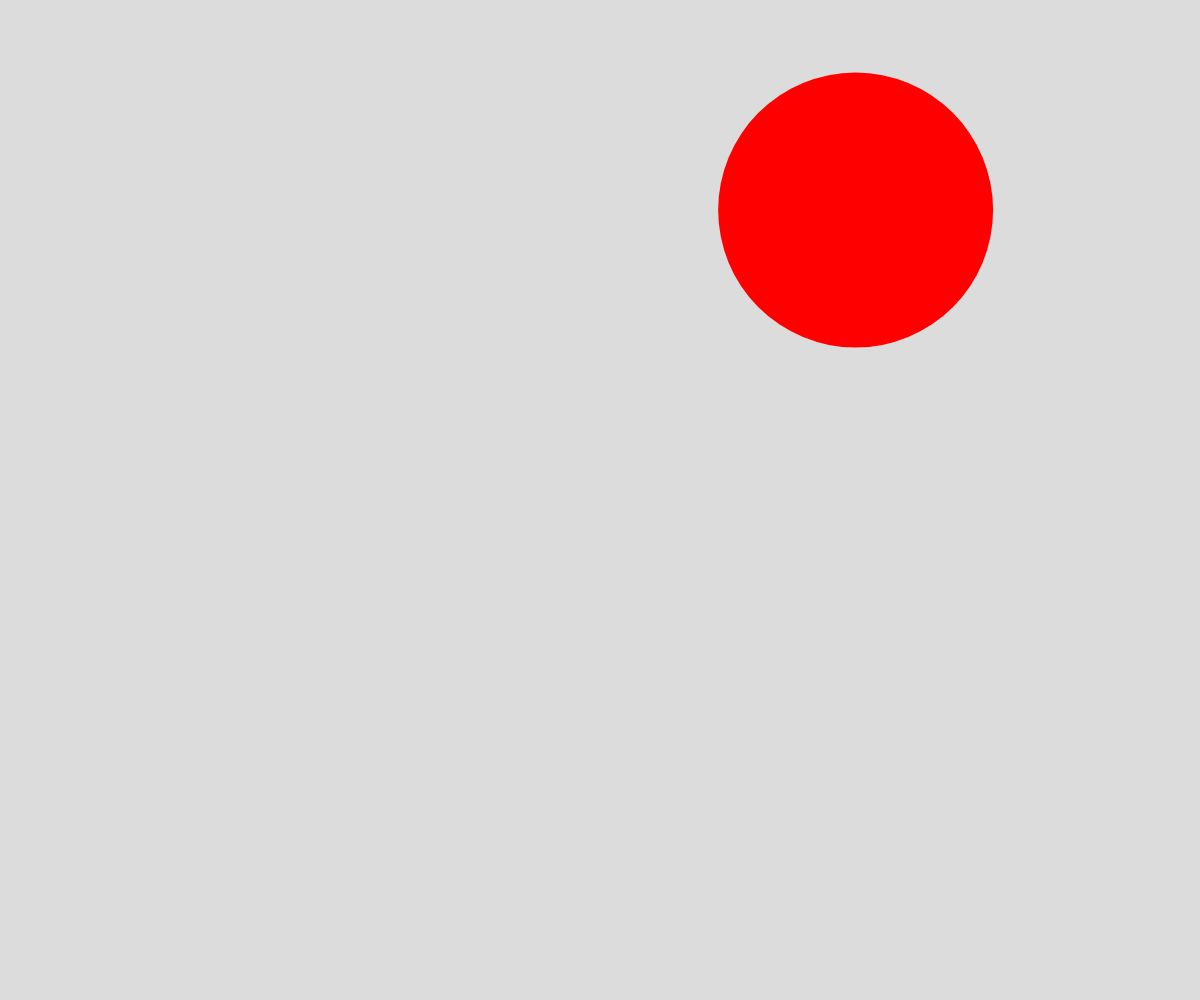
Frame 1 (no input)
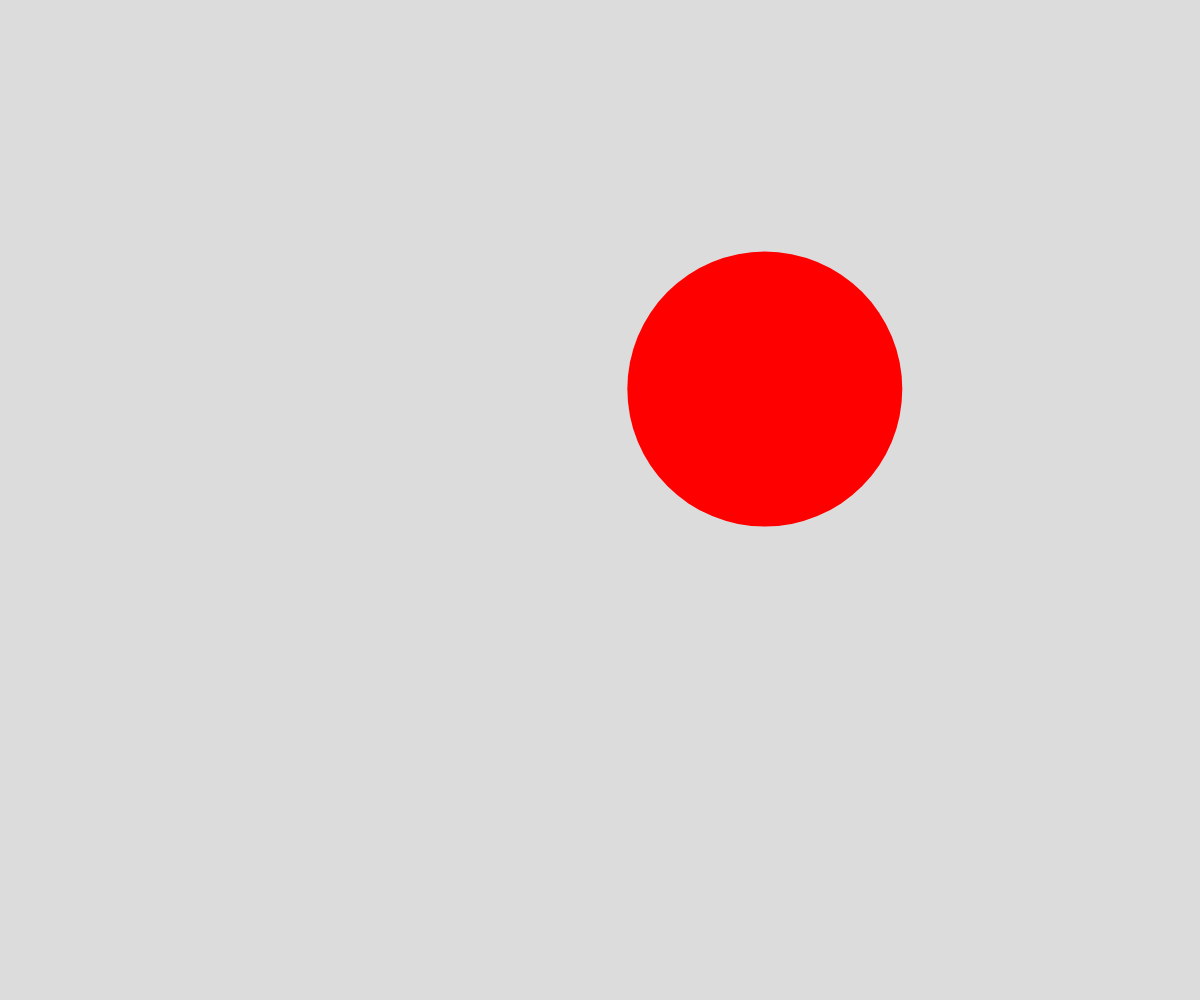
Frame 60 (no input)
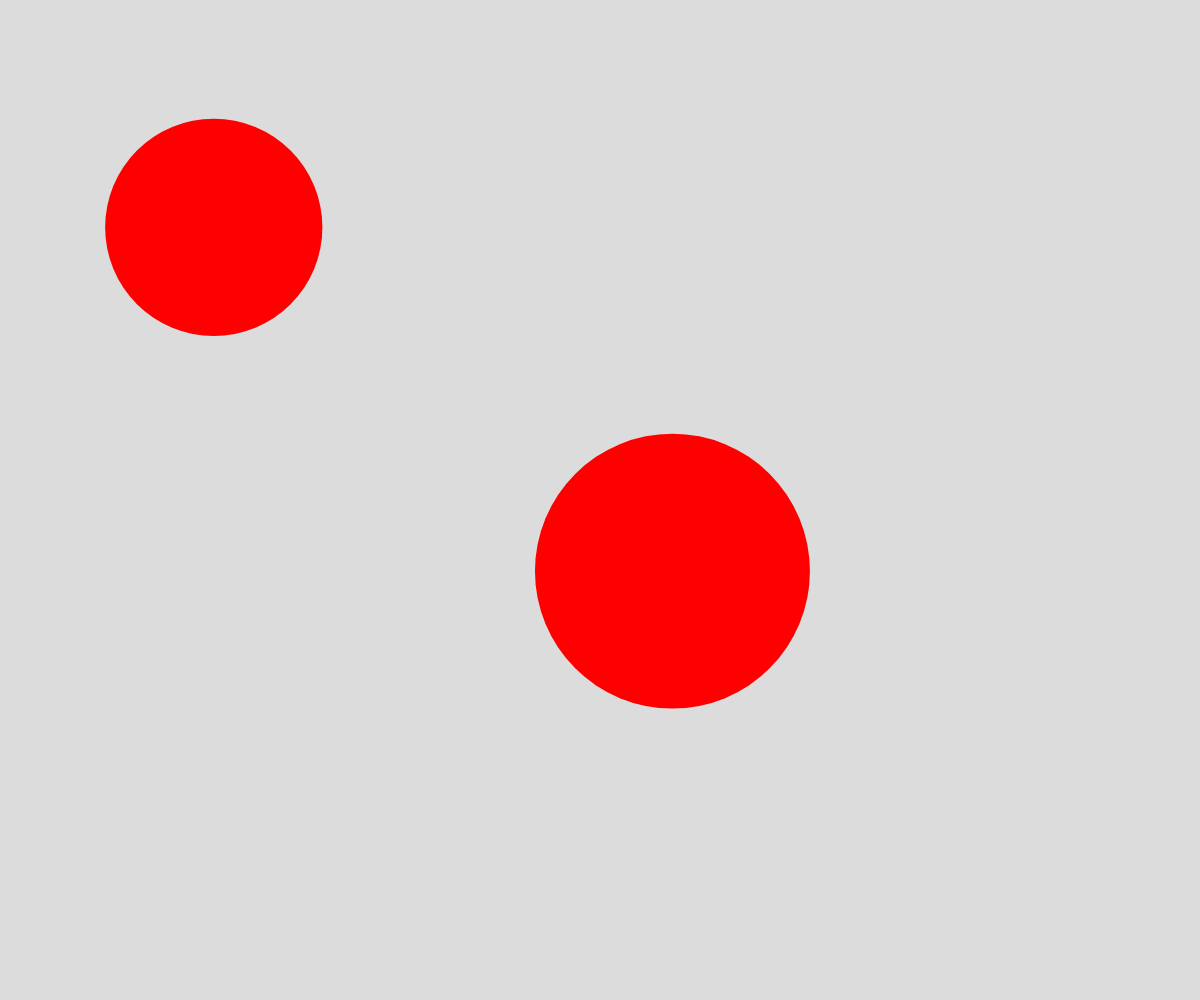
Frame 120 (the mouse pressed at the canvas centre since frame 60)

The p5.js sketch that drew these frames (run headless with seeded random() and noise() and a simulated clock; from frame 60 on, the mouse is pressed at the canvas centre):

// p5.js sketch
// ── sketch.js
//Bouncing Balls Object Demo

let ballArray = [];
let colors = [];
function setup() {
  createCanvas(windowWidth, windowHeight);
  spawnBall();
}

function draw() {
  background(220);
  for (let ball of ballArray) {
    moveBalls(ball);
    displayBalls(ball);
  }

}

function moveBalls(ball) {
  //teleport the ball
  teleeportBall(ball);
  // move the ball
  ball.x += ball.dx;
  ball.y += ball.dy;
  
}

function displayBalls(ball) {
  noStroke();
  fill(255, 0, 0);
  circle(ball.x, ball.y, ball.diameter);
}


function spawnBall() {
  let someBall = {
    x: random(width),
    y: random(height),
    diameter: random(200, 300),
    dx: random(-5, 5),
    dy: random(-5, 5),
  };
  ballArray.push(someBall);
}

function mousePressed() {
  spawnBall();
}

function teleeportBall(ball) {
  if (ball.x - ball.diameter/2   > width) {
    ball.x =  - ball.diameter/2;
  }
  else if (ball.x + ball.diameter/2 < 0) {
    ball.x = width + ball.diameter/2;
  }
  else if (ball.y - ball.diameter/2 > height) {
    ball.y =  - ball.diameter/2;
  }
  else if (ball.y + ball.diameter/2 < 0) {
    ball.y = height + ball.diameter/2;
  }
}
